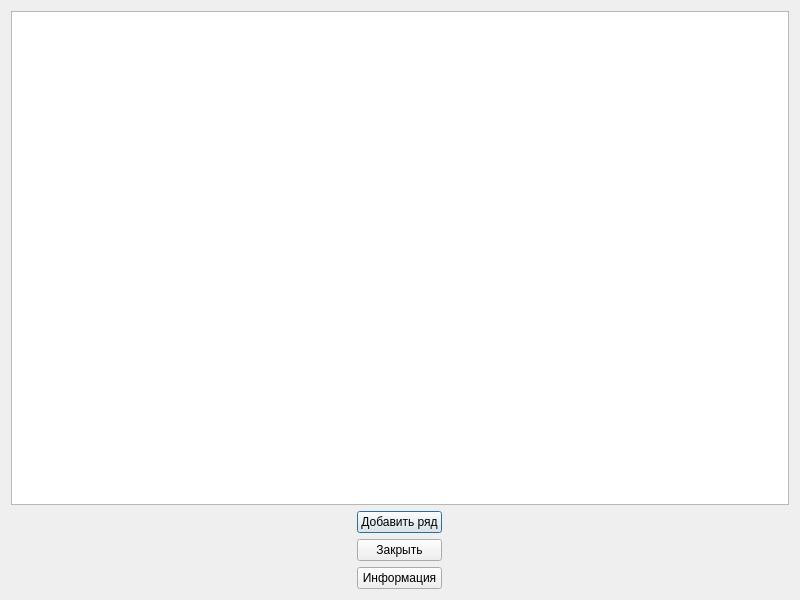
<?xml version="1.0" encoding="UTF-8"?>
<ui version="4.0">
 <class>Dialog</class>
 <widget class="QDialog" name="Dialog">
  <property name="geometry">
   <rect>
    <x>0</x>
    <y>0</y>
    <width>800</width>
    <height>600</height>
   </rect>
  </property>
  <property name="windowTitle">
   <string>Dialog</string>
  </property>
  <layout class="QGridLayout" name="gridLayout">
   <item row="1" column="0">
    <spacer name="horizontalSpacer">
     <property name="orientation">
      <enum>Qt::Horizontal</enum>
     </property>
     <property name="sizeHint" stdset="0">
      <size>
       <width>341</width>
       <height>20</height>
      </size>
     </property>
    </spacer>
   </item>
   <item row="1" column="1">
    <layout class="QVBoxLayout" name="verticalLayout">
     <item>
      <widget class="QPushButton" name="AddColumn">
       <property name="text">
        <string>Добавить ряд</string>
       </property>
      </widget>
     </item>
     <item>
      <widget class="QPushButton" name="Close">
       <property name="text">
        <string>Закрыть</string>
       </property>
      </widget>
     </item>
     <item>
      <widget class="QPushButton" name="Info">
       <property name="text">
        <string>Информация</string>
       </property>
      </widget>
     </item>
    </layout>
   </item>
   <item row="1" column="2">
    <spacer name="horizontalSpacer_2">
     <property name="orientation">
      <enum>Qt::Horizontal</enum>
     </property>
     <property name="sizeHint" stdset="0">
      <size>
       <width>341</width>
       <height>20</height>
      </size>
     </property>
    </spacer>
   </item>
   <item row="0" column="0" colspan="3">
    <widget class="QTableView" name="tableView"/>
   </item>
  </layout>
 </widget>
 <resources/>
 <connections/>
</ui>
